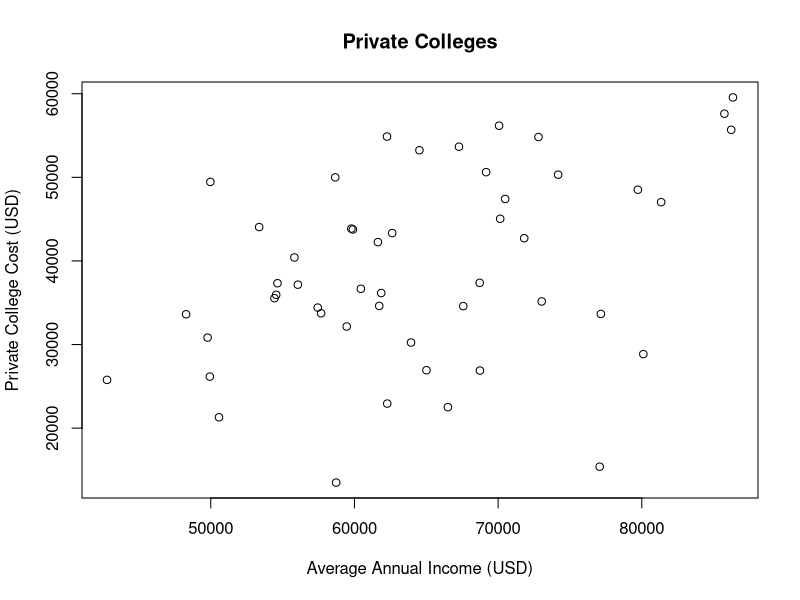
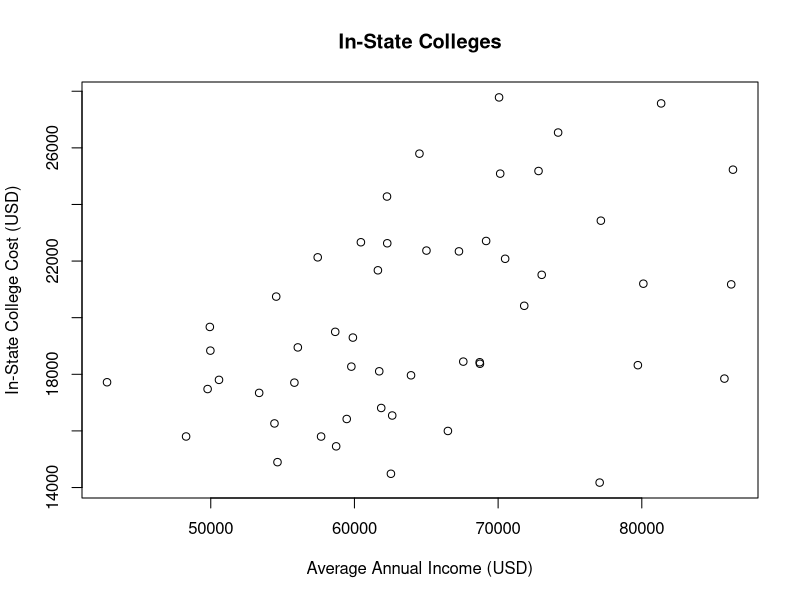
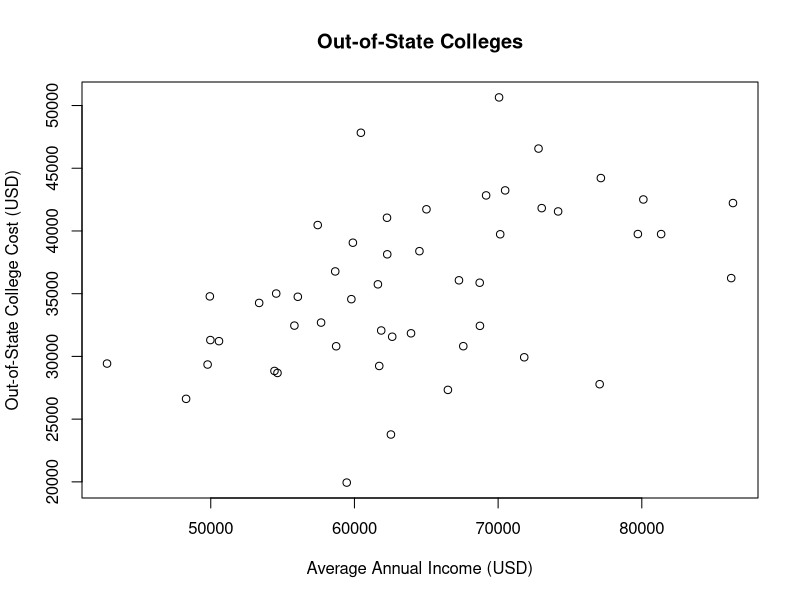
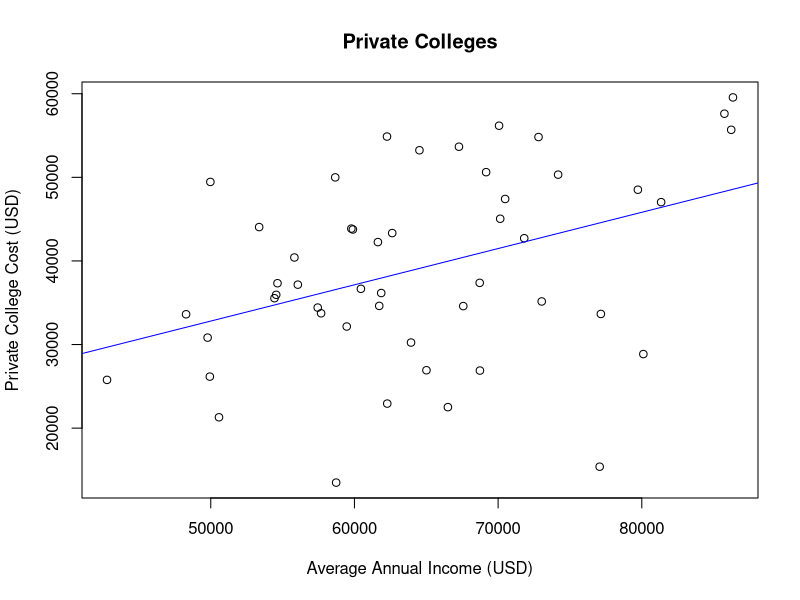
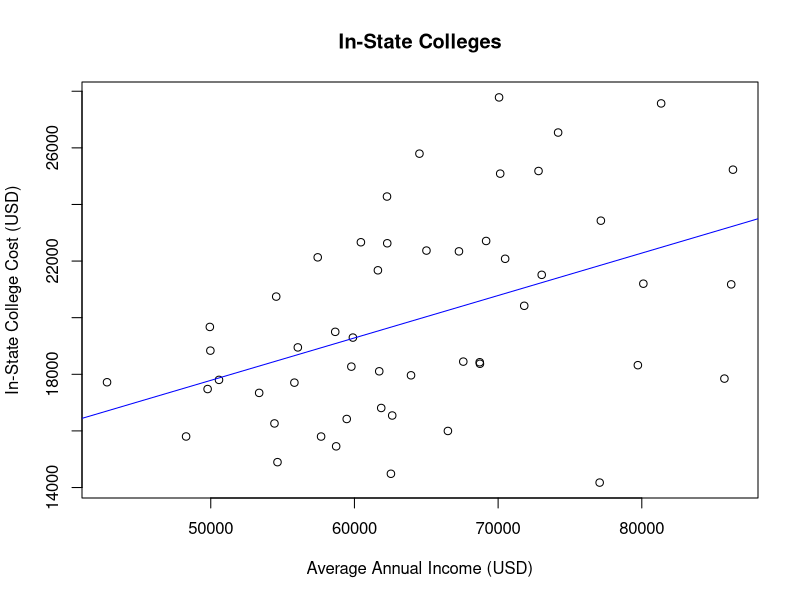
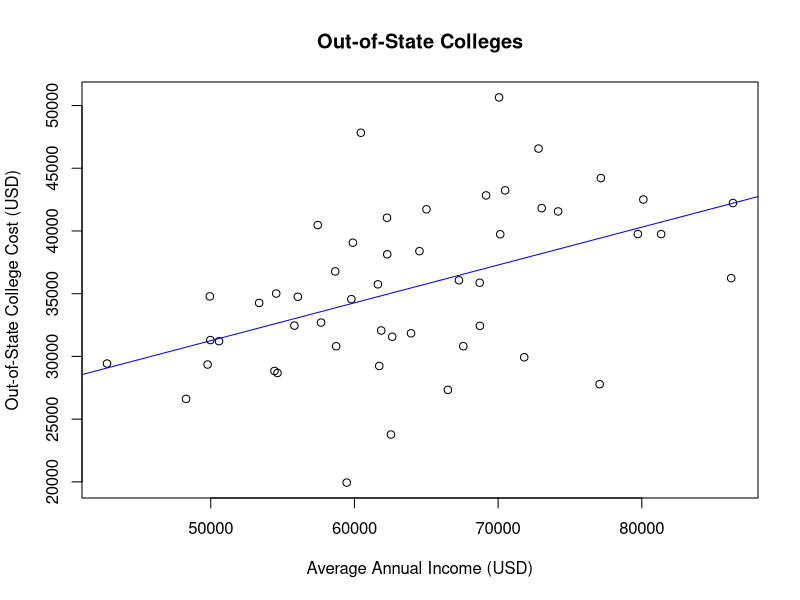

Here is the R script that generated these plots, in order:
## ---- chunk 1
install.packages('dplyr')
library(dplyr)

AveIncome <- read.csv("DATA363 Project - Income.csv", header = TRUE)
#Imports Average Income Data set

AveTuition <-read.csv("DATA363 Project - College.csv", header = TRUE)
#Imports Average State Tuition Data set
## ---- chunk 2
AveTuition2018 <- filter(AveTuition, Year %in% c("2018") & Length %in% c("4-year"))
#Filters Average Tuition for the year 2018 and only 4-year long programs
## ---- chunk 3
AveIncomeState <- AveIncome[4, ] 
#Splits of row 4 containing column names for state and year

AveIncomeState2 <- AveIncome[7:57, ]
 #Splits dataset into 50 states and their average incomes

AveIncomeStateTrue <- rbind(AveIncomeState, AveIncomeState2)
#combines row 4 with row 7:57

NewAveIncome <- AveIncomeStateTrue[2:52, ] 
#Creates a new dataset

colnames(NewAveIncome) <- AveIncomeStateTrue[1, ] 
#Titles new dataset with row 4 of AveIncome

AveIncome2018 <- subset(NewAveIncome, select = c("State", "2018")) #Creates a dataset of average state income for the year 2018

rownames(AveIncome2018) = seq(length=nrow(AveIncome2018))
#Renumbers rows properly

AveIncome2018NoWyoming <- AveIncome2018[-51,]
#Removes Wyoming to compare against private college costs

AveIncome2018NoDC <- AveIncome2018[-9,]
#Removes DC to compare against out-of-state college costs

rownames(AveIncome2018NoDC) = seq(length=nrow(AveIncome2018NoDC))
#Renumbers rows properly

colnames(AveIncome2018NoWyoming)[2] ="Income"
#Renames column "2018" to "Income"
colnames(AveIncome2018)[2] ="Income"
#Renames column "2018" to "Income"
colnames(AveIncome2018NoDC)[2] ="Income"
#Renames column "2018" to "Income"

AveIncome2018NoWyoming$Income <- as.numeric(gsub(",","", AveIncome2018NoWyoming$Income))
#Removes comma from number and turns it into double type
AveIncome2018$Income <- as.numeric(gsub(",","", AveIncome2018$Income))
#Removes comma from number and turns it into double type
AveIncome2018NoDC$Income <- as.numeric(gsub(",","", AveIncome2018NoDC$Income))
#Removes comma from number and turns it into double type

AveIncome2018NoWyoming
AveIncome2018
AveIncome2018NoDC
mean(AveIncome2018$Income)
sd(AveIncome2018$Income)
## ---- chunk 4
AveCost2018 <- data.frame(matrix(ncol = 3, nrow = 0))
#Creates new empty data frame with three columns
colnames(AveCost2018) <- c('State', 'Type', 'Cost')
#Names the columns
for(i in 1:nrow(AveTuition2018)) {
  if (i %% 2 == 1) {
    AveCost2018[nrow(AveCost2018) + 1,] <- list(AveTuition2018[i,2], AveTuition2018[i,3], strtoi(AveTuition2018[i,6], base = 0L) + strtoi(AveTuition2018[i + 1,6], base = 0L))
  }
}
#Loops through AveTuition2018 to create a new data frame with removed columns that are unnecessary and adds a new column for the total cost of college  
## ---- chunk 5
AveCostPrivate2018 <- filter(AveCost2018, Type %in% c("Private"))
#Filters for only private cost

AveCostIn2018 <- filter(AveCost2018, Type %in% c("Public In-State"))
#Filters for only in-state cost

AveCostOut2018 <- filter(AveCost2018, Type %in% c("Public Out-of-State"))
#Filters for only out-of-state cost

AveCostPrivate2018 <- AveCostPrivate2018[,-2]
#Removes type column since they are all the same type now

AveCostIn2018 <- AveCostIn2018[,-2]
#Removes type column since they are all the same type now

AveCostOut2018 <- AveCostOut2018[,-2]
#Removes type column since they are all the same type now

AveCostPrivate2018
AveCostIn2018
AveCostOut2018
mean(AveCostPrivate2018$Cost)
sd(AveCostPrivate2018$Cost)
mean(AveCostIn2018$Cost)
sd(AveCostIn2018$Cost)
mean(AveCostOut2018$Cost)
sd(AveCostOut2018$Cost)
## ---- chunk 6
plot(AveIncome2018NoWyoming$Income, AveCostPrivate2018$Cost, main="Private Colleges", xlab="Average Annual Income (USD)", ylab="Private College Cost (USD)")
plot(AveIncome2018$Income, AveCostIn2018$Cost, main="In-State Colleges", xlab="Average Annual Income (USD)", ylab="In-State College Cost (USD)")
plot(AveIncome2018NoDC$Income, AveCostOut2018$Cost, main="Out-of-State Colleges", xlab="Average Annual Income (USD)", ylab="Out-of-State College Cost (USD)")
## ---- chunk 7
print("Private Colleges")
private <- lm(AveCostPrivate2018$Cost~AveIncome2018NoWyoming$Income)
summary(private)
cor(AveIncome2018NoWyoming$Income, AveCostPrivate2018$Cost)

print("In-State Colleges")
inState <- lm(AveCostIn2018$Cost~AveIncome2018$Income)
summary(inState)
cor(AveIncome2018$Income, AveCostIn2018$Cost)

print("Out-of-State Colleges")
outState <- lm(AveCostOut2018$Cost~AveIncome2018NoDC$Income)
summary(outState)
cor(AveIncome2018NoDC$Income, AveCostOut2018$Cost)
## ---- chunk 8
plot(AveIncome2018NoWyoming$Income, AveCostPrivate2018$Cost, main="Private Colleges", xlab="Average Annual Income (USD)", ylab="Private College Cost (USD)")
abline(private, col = "blue")
plot(AveIncome2018$Income, AveCostIn2018$Cost, main="In-State Colleges", xlab="Average Annual Income (USD)", ylab="In-State College Cost (USD)")
abline(inState, col = "blue")
plot(AveIncome2018NoDC$Income, AveCostOut2018$Cost, main="Out-of-State Colleges", xlab="Average Annual Income (USD)", ylab="Out-of-State College Cost (USD)")
abline(outState, col = "blue")
